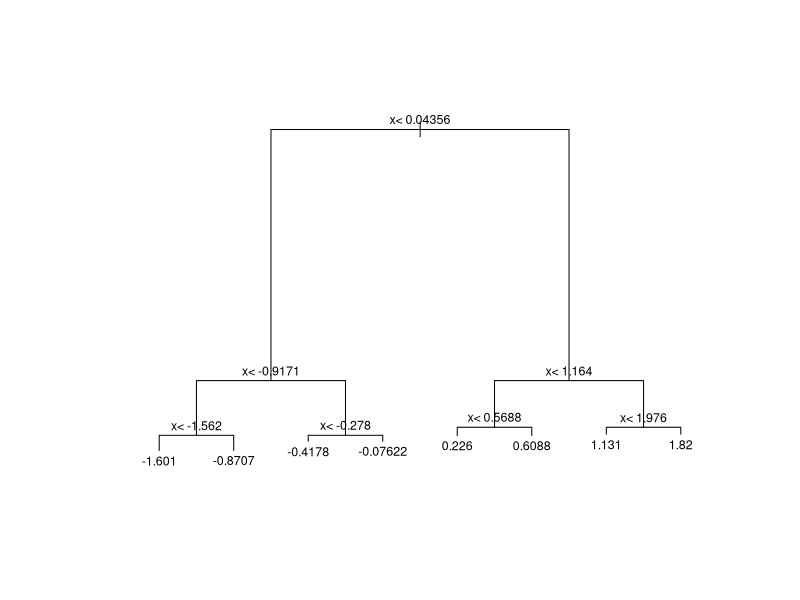
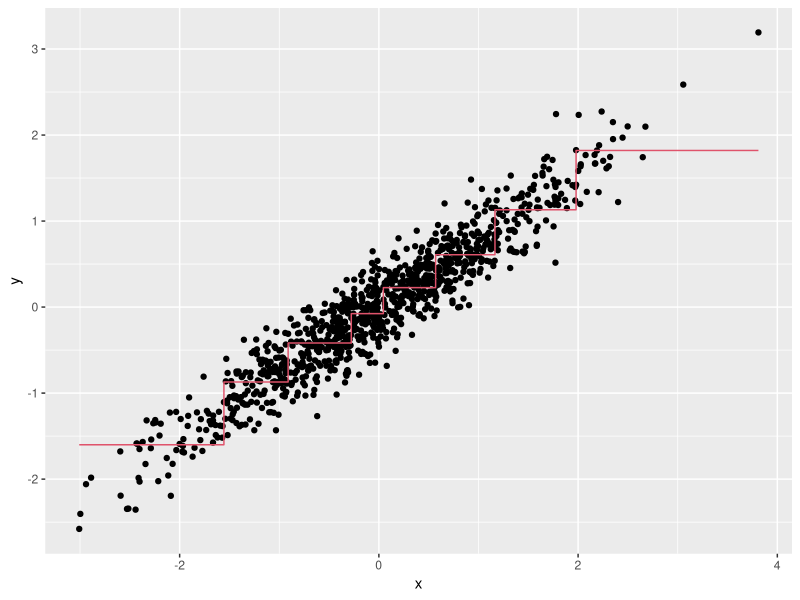
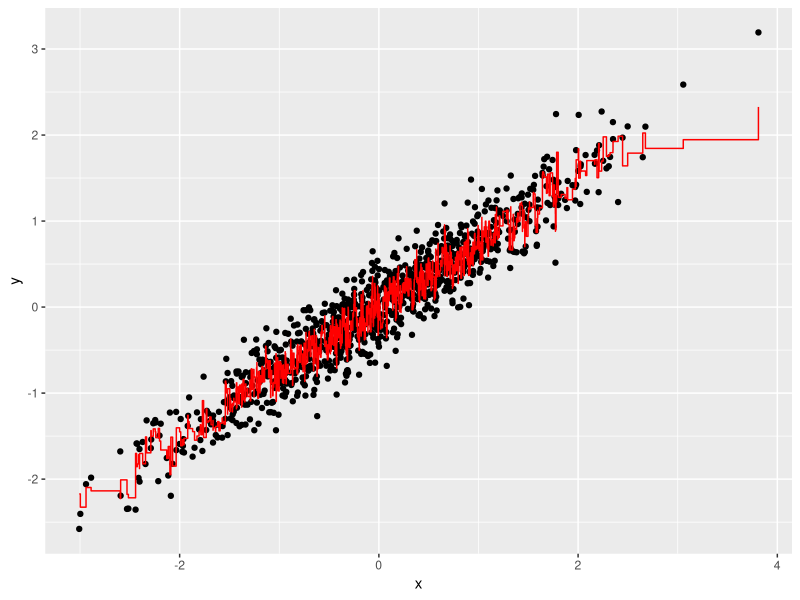
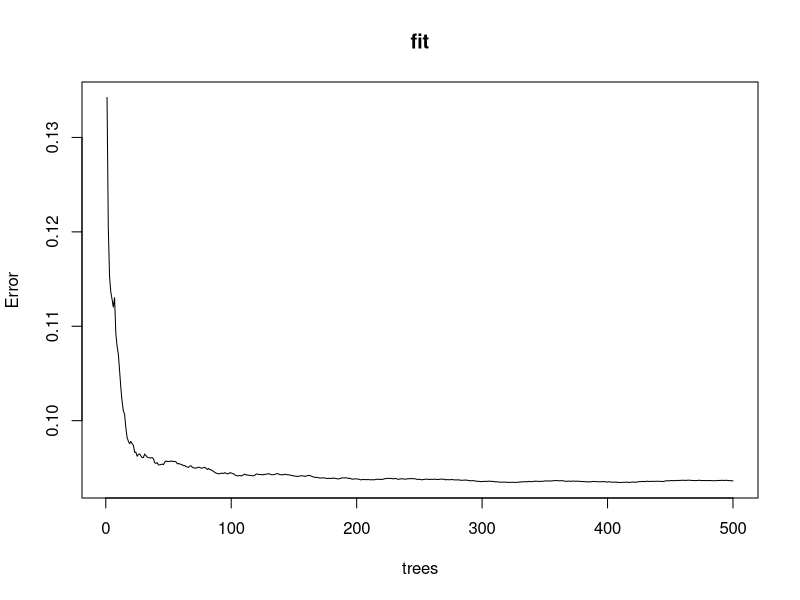
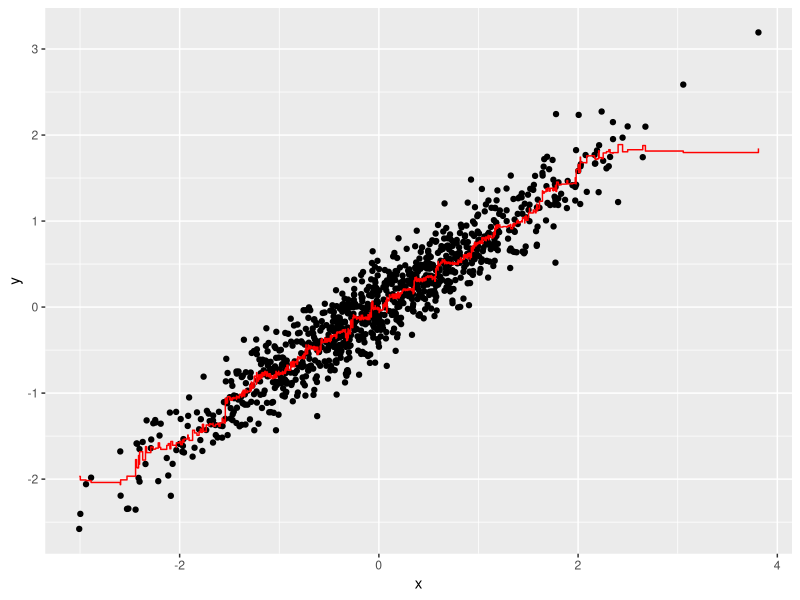
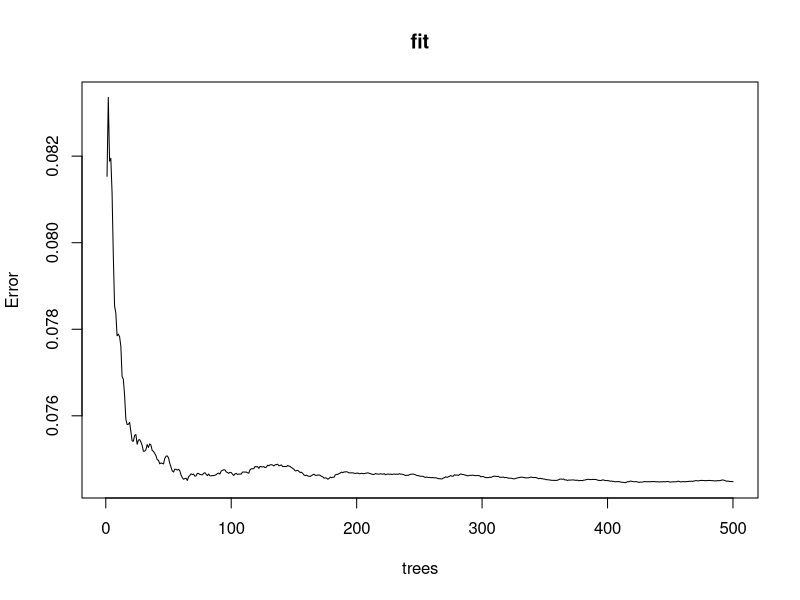

These figures' R source, in order:
library(tidyverse)
library(dslabs)
library(dplyr)
library(caret)
library(ggplot2)
library(rpart)
library(randomForest)


n <- 1000
sigma <- 0.25
set.seed(1) # if using R 3.5 or ealier
# set.seed(1, sample.kind = "Rounding") # if using R 3.6 or later
x <- rnorm(n, 0, 1)
y <- 0.75 * x + rnorm(n, 0, sigma)
dat <- data.frame(x = x, y = y)

# Q1
fit <- rpart(y ~ ., data = dat)

# Q2
plot(fit, margin = 0.1)
text(fit, cex = 0.75)

# Q3
dat %>% 
  mutate(y_hat = predict(fit)) %>% 
  ggplot() +
  geom_point(aes(x, y)) + geom_step(aes(x, y_hat), col = 2)

# Q4
fit <- randomForest(y ~ ., data = dat)
  dat %>% 
  mutate(y_hat = predict(fit)) %>% 
  ggplot() +
  geom_point(aes(x, y)) +
  geom_step(aes(x, y_hat), col = "red")
  
# Q5
plot(fit)

# Q6
library(randomForest)
fit <- randomForest(y ~ ., data = dat, nodesize = 50, maxnodes = 25)
  dat %>% 
  mutate(y_hat = predict(fit)) %>% 
  ggplot() +
  geom_point(aes(x, y)) +
  geom_step(aes(x, y_hat), col = "red")
  
plot(fit)
